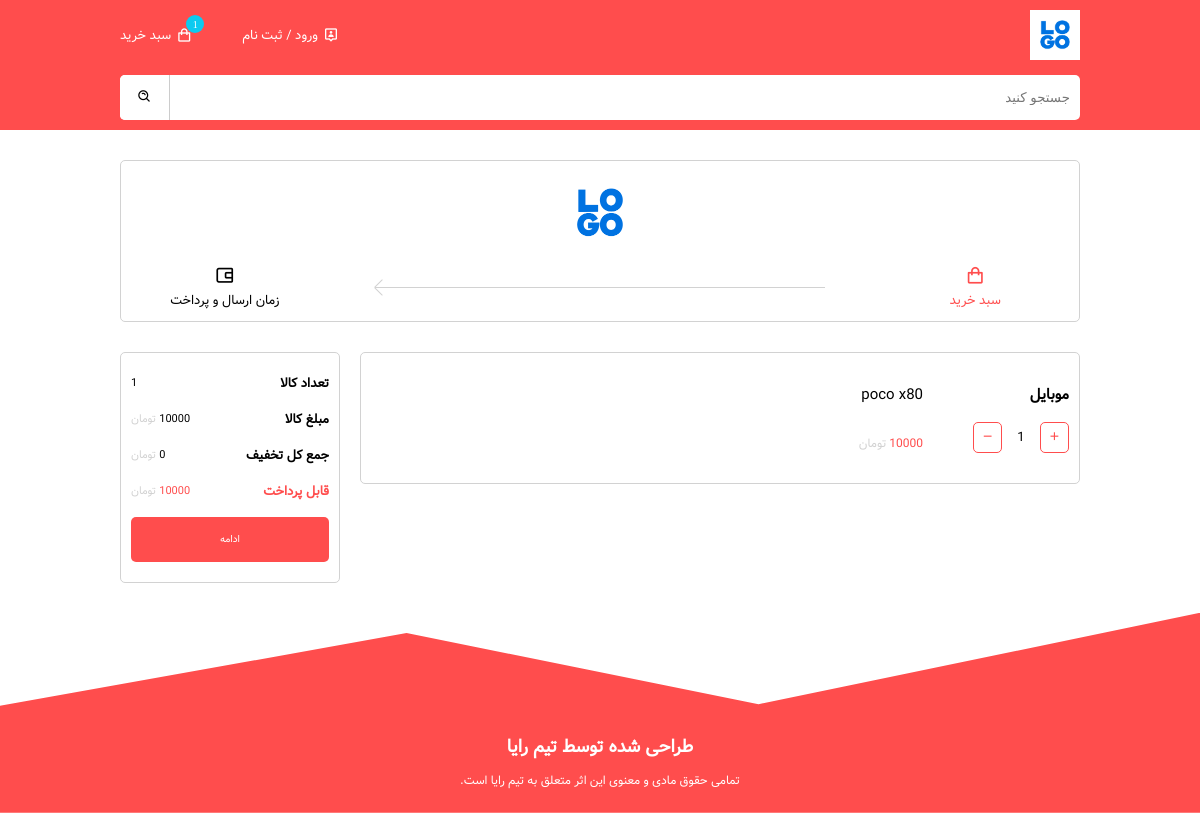
Page /cart/ (signed in) on the earlier database version.
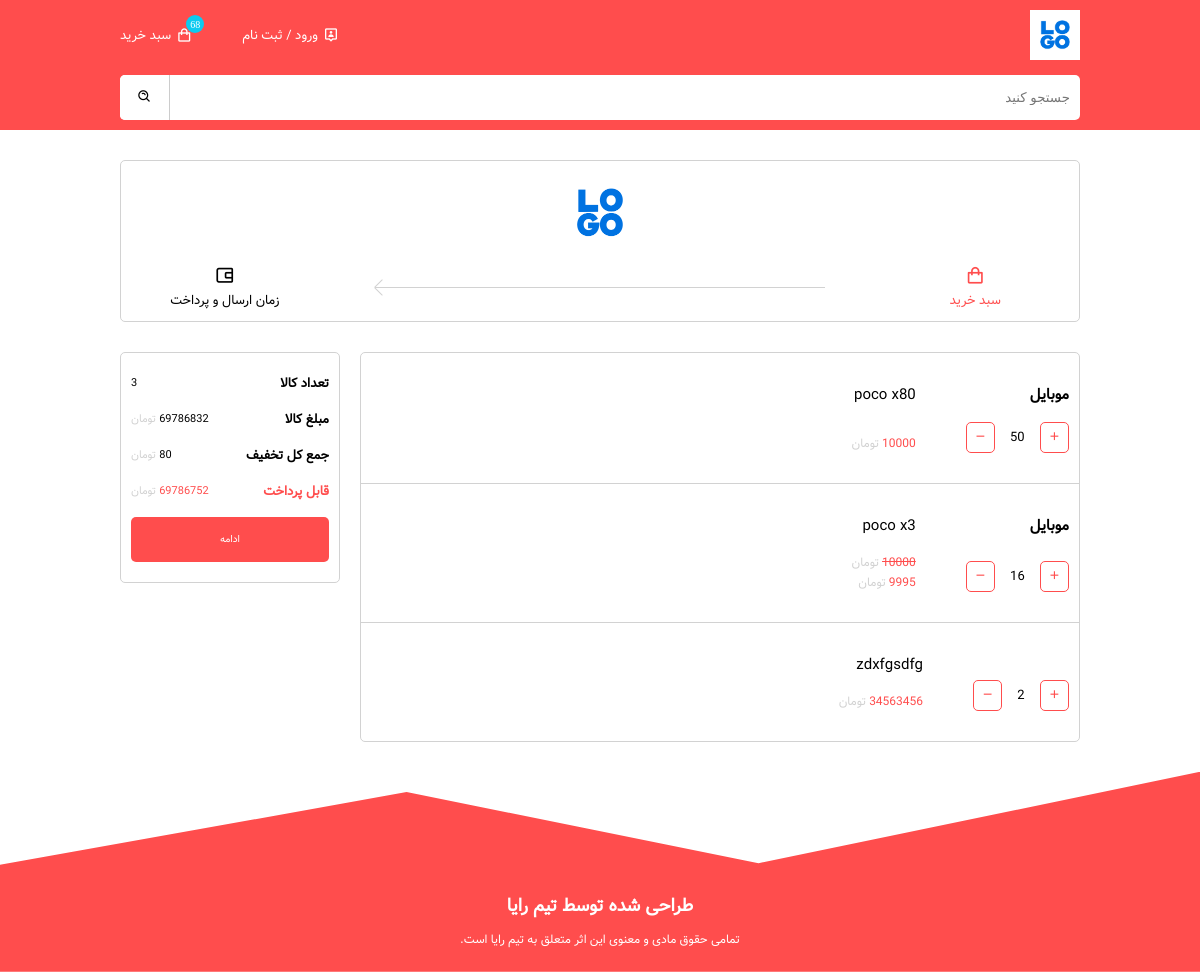
Same page on the later database version.
### store/models.py (models this page shows, shortened)
class OrderItem(models.Model):
    order = models.ForeignKey(
        Order, on_delete=models.CASCADE, verbose_name="سفارش")
    product = models.ForeignKey(
        Product, on_delete=models.CASCADE, verbose_name="محصول")
    product_price = models.PositiveBigIntegerField(verbose_name="قیمت محصول")
    product_discount = models.PositiveBigIntegerField(
        verbose_name="تخفیف محصول", default=0)
    product_count = models.IntegerField(verbose_name="تعداد محصول")\
    def get_actual_price(self):
        if self.product.discount:
            return self.product.price - self.product.discount
        else:
            return self.product.price
    class Meta:
        verbose_name = "ایتم"
        verbose_name_plural = "ایتم ها"

class Product(models.Model):
    category = models.ForeignKey(
        "Category", on_delete=models.CASCADE, verbose_name="دسته بندی", null=True, blank=True)
    name = models.CharField(max_length=99, verbose_name="نام محصول")
    image = models.ImageField(verbose_name="عکس محصول", null=True, blank=True)
    description = models.TextField(
        verbose_name="توضیحات محصول", null=True, blank=True)
    stock = models.PositiveIntegerField(verbose_name="موجودی محصول", default=0)
    price = models.PositiveBigIntegerField(verbose_name="قیمت محصول")
    discount = models.PositiveBigIntegerField(
        null=True, blank=True, verbose_name="تخفیف محصول", default=0)
    special = models.BooleanField(verbose_name="ویژه")
    selled_count = models.IntegerField(verbose_name="تعداد فروش", default=0)
    class Meta:
        verbose_name = "محصول"
        verbose_name_plural = "محصول ها"

class Category(models.Model):
    parent = models.ForeignKey(
        "Category", on_delete=models.SET_NULL, verbose_name="گروه", null=True, blank=True)
    name = models.CharField(max_length=99, verbose_name="نام دسته بندی")
    image = models.ImageField(verbose_name="عکس دسته بندی")
    class Meta:
        verbose_name = "دسته بندی"
        verbose_name_plural = "دسته بندی ها"

### store/views.py (the view)
# urls.py: path('cart/', views.CartView.as_view(), name="cart"),
class CartView(View):
    def get(self, request):
        if request.user.is_authenticated:
            basket = Order.get_basket(request.user)
            if basket:
                sum_discount = basket.get_sum_discount()
                price_to_pay = basket.order_full_price - sum_discount
                order_items = basket.orderitem_set.all()
                return render(request, "cart.html", {"basket": basket, "items": order_items, "sum_discount": sum_discount, "full_price": basket.order_full_price, "price_to_pay": price_to_pay})
            else:
                return render(request, "cart.html", {"basket": None, "items": None, "sum_discount": 0, "full_price": 0, "price_to_pay": 0})
        else:
            return redirect("login")

### store/models.py (called while the page is built)
    def update_price(self):
        order_items = self.orderitem_set.all()
        sum_price = 0
        for i in order_items:
            sum_price += ((i.product.price - i.product.discount) *
                          i.product_count)
        self.order_full_price = sum_price
        self.save()

    def get_sum_discount(self):
        self.update_price()
        order_items = self.orderitem_set.all()
        answer = 0
        for i in order_items:
            if i.product.discount:
                answer += (i.product.discount * i.product_count)
        return answer

    @classmethod
    def get_basket(cls, user):
        basket = cls.objects.filter(user=user.id, status="1")
        if basket.exists():
            return basket.get()
        return None

### templates/cart.html (shortened to what this page needs)
<!DOCTYPE html>
<html lang="en">
<head>
  <link rel="stylesheet" href="/static/assets/css/style.css">
  <link rel="stylesheet" href="/static/assets/css/responsive.css">
  <link href='https://unpkg.com/boxicons@2.1.4/css/boxicons.min.css' rel='stylesheet'>
</head>
<body data-type="Scroll">
  <header id="header">
    <div class="overlay"></div>
    <div class="container">
      <div class="main-header">
        <nav>
          <a href="#" class="logo">
            <img src="/static/images/logo-social.png" alt="logo">
          </a>
          <ul>
            <li><a href="/login">ورود / ثبت نام <i class='bx bx-user-pin'></i></a></li>
            <li><a href="/cart">سبد خرید <i class='bx bx-shopping-bag' data-count="{{request.length}}"></i></a></li>
          </ul>
        </nav>
        <div class="form">
          <form action="/products" class="search">
            <input type="text" placeholder="جستجو کنید">
            <button type="submit" class="btn">
              <i class='bx bx-search-alt'></i>
            </button>
          </form>
        </div>
      </div>
    </div>
  </header>
  <main>
    <section id="progress__bar">
      <div class="container">
        <article>
          <a href="#" class="logo">
            <img src="/static/images/logo-social.png" alt="Logo">
          </a>
          <div class="progress__sections">
            <p class="active"><i class="bx bx-shopping-bag"></i>سبد خرید</p>
            <div class="arrow">
              <div class="line"></div>
            </div>
            <p><i class='bx bx-wallet-alt'></i>زمان ارسال و پرداخت</p>
          </div>
        </article>
      </div>
    </section>
    <section id="purchase__products">
      <div class="container">
        <div class="main-grid">
          <article class="right">
            {% for item in items %}
              <div class="product__box">
                <div class="right__section">
                  <h3>{{ item.product.category.name }}</h3>
                  <div class="count__section">
                    <button class="plus__btn"><i class="bx bx-plus"></i></button>
                    <p class="product__count">{{ item.product_count }}</p>
                    <button class="minus__btn"><i class="bx bx-minus"></i></button>
                  </div>
                </div>
                <div class="left__section">
                  <p>{{ item.product.name }}</p>
                  <div class="product__price">
                    {% if item.product.discount %}
                      <p class="discount"><del>{{ item.product.price }}</del>تومان</p>
                    {% endif %}
                    <p class="actual__count"><span>{{ item.get_actual_price }}</span>تومان</p>
                  </div>
                </div>
              </div>
            {% endfor %}
          </article>
          <aside class="left">
            <div class="box__info">
              <div class="product__count row">
                <h4>تعداد کالا</h4>
                <p class="count">{{ items|length }}</p>
              </div>
              <div class="product__actualcount row">
                <h4>مبلغ کالا</h4>
                <p class="price">{{ full_price }} <span>تومان</span></p>
              </div>
              <div class="product__discount row">
                <h4>جمع کل تخفیف</h4>
                <p class="discount">{{ sum_discount }} <span>تومان</span></p>
              </div>
              <div class="product__discountprice row">
                <h4>قابل پرداخت</h4>
                <p class="actual__price">{{ price_to_pay }} <span>تومان</span></p>
              </div>
              <a href="/checkout">ادامه</a>
            </div>
          </aside>
        </div>
      </div>
    </section>
  </main>
  <footer class="pc">
    <div class="footer-content">
      <h4>طراحی شده توسط تیم رایا</h4>
      <p>تمامی حقوق مادی و معنوی این اثر متعلق به تیم رایا است.</p>
    </div>
  </footer>
</body>
</html>

### static/assets/css/responsive.css (style rules this page uses)
@media screen and (min-width: 576px) { .main-grid { grid-template-columns: 1fr 22rem; } }
@media screen and (min-width: 768px) { #header .main-header nav ul { display: flex; } }
@media screen and (min-width: 768px) { footer.pc { margin-bottom: 0 !important; } }
@media screen and (min-width: 768px) { #progress__bar article .progress__sections p { font-size: 1.3rem; } }
@media screen and (min-width: 768px) { #progress__bar article .progress__sections p i { font-size: 2rem; } }
@media screen and (min-width: 768px) { #purchase__products .main-grid .right .product__box .right__section h3 { font-size: 1.5rem; } }
@media screen and (min-width: 768px) { #purchase__products .main-grid .right .product__box .left__section>p { font-size: 1.5rem; } }
@media screen and (min-width: 768px) { #purchase__products .main-grid .right .product__box .left__section .product__price p { font-size: 1.2rem; } }
@media screen and (min-width: 768px) { #purchase__products .main-grid .right .product__box .right__section .count__section button { padding: 7px; } }
@media screen and (min-width: 768px) { #purchase__products .main-grid .right .product__box .right__section .count__section .product__count { font-size: 1.3rem; } }

Differences in the rows shown:
changed OrderItem "poco x80": product_count "1" → "50"
added OrderItem: product.category.name "موبایل", product_count "16", product.name "poco x3", product.price "10000", get_actual_price "9995"
added OrderItem: product_count "2", product.name "zdxfgsdfg", get_actual_price "34563456"
Other differences:
{{ items|length }}: "1" → "3"
{{ sum_discount }}: "0" → "80"
